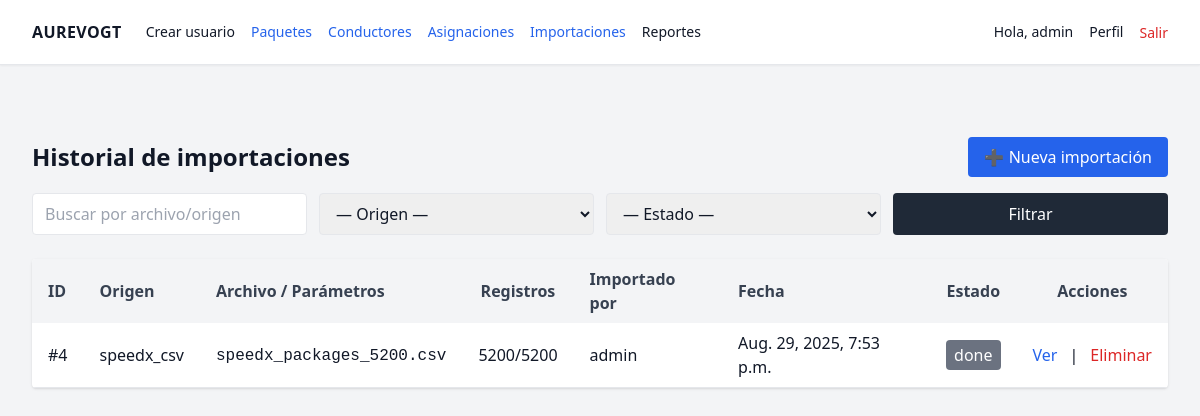
Screenshot of /imports/ (signed in) with the database file from the repository.
### imports/models.py (models this page shows, shortened)
class ImportBatch(models.Model):
    SOURCE_CHOICES = (("speedx_csv","SpeedX CSV"),
                      ("speedx_api","SpeedX API"),
                      ("manual","Manual"))
    source = models.CharField(max_length=20, choices=SOURCE_CHOICES)
    file_name = models.CharField(max_length=200, blank=True)
    created_by = models.ForeignKey(settings.AUTH_USER_MODEL, null=True, blank=True, on_delete=models.SET_NULL)
    imported_at = models.DateTimeField(auto_now_add=True)
    status = models.CharField(max_length=20, default="processing")  # processing|done|failed
    total_records = models.IntegerField(default=0)
    success_count = models.IntegerField(default=0)
    error_count = models.IntegerField(default=0)
    report_path = models.CharField(max_length=255, blank=True)  # CSV con errores
    class Meta:
        ordering = ("-imported_at",)
        indexes = [models.Index(fields=["imported_at"]), models.Index(fields=["status"])]

### imports/views.py (the view)
# urls.py: path('', views.import_list, name='list'),
@login_required
def import_list(request):
    batches = ImportBatch.objects.all().order_by('-imported_at', '-id')
    return render(request, 'imports/import_list.html', {'batches': batches})

### imports/templates/imports/import_list.html (shortened to what this page needs)
{% extends 'base.html' %}
{% block content %}
<div class="max-w-6xl mx-auto mt-8">
  <div class="flex items-center justify-between">
    <h2 class="text-2xl font-bold">Historial de importaciones</h2>
    <a href="{% url 'imports:form' %}" class="px-4 py-2 bg-blue-600 text-white rounded">➕ Nueva importación</a>
  </div>
  <form method="get" class="mt-4 grid grid-cols-1 md:grid-cols-4 gap-3">
    <input name="q" value="{{ request.GET.q }}" placeholder="Buscar por archivo/origen"
           class="border rounded px-3 py-2">
    <select name="source" class="border rounded px-3 py-2">
      <option value="">— Origen —</option>
    </select>
    <select name="status" class="border rounded px-3 py-2">
      <option value="">— Estado —</option>
    </select>
    <button class="bg-gray-800 text-white rounded px-3 py-2">Filtrar</button>
  </form>
  <div class="mt-6 bg-white shadow rounded overflow-hidden">
    <table class="min-w-full">
      <thead class="bg-gray-100 text-gray-700">
        <tr>
          <th class="py-2 px-4 text-left">ID</th>
          <th class="py-2 px-4 text-left">Origen</th>
          <th class="py-2 px-4 text-left">Archivo / Parámetros</th>
          <th class="py-2 px-4 text-center">Registros</th>
          <th class="py-2 px-4 text-left">Importado por</th>
          <th class="py-2 px-4 text-left">Fecha</th>
          <th class="py-2 px-4 text-center">Estado</th>
          <th class="py-2 px-4 text-center">Acciones</th>
        </tr>
      </thead>
      <tbody>
        {% for b in batches %}
        <tr class="border-b hover:bg-gray-50">
          <td class="py-2 px-4">#{{ b.id }}</td>
          <td class="py-2 px-4">{{ b.source }}</td>
          <td class="py-2 px-4">
            {% if b.file_name %}<span class="font-mono">{{ b.file_name }}</span>{% else %}-{% endif %}
          </td>
          <td class="py-2 px-4 text-center">
            {{ b.success_count }}/{{ b.total_records }}
          </td>
          <td class="py-2 px-4">
            {% if request.user.is_authenticated %}
              {{ request.user.get_full_name|default:request.user.username }}
            {% elif b.imported_by %}
              {{ b.imported_by.get_full_name|default:b.imported_by.username }}
            {% else %}
              -
            {% endif %}
          </td>
          <td class="py-2 px-4">{{ b.imported_at }}</td>
          <td class="py-2 px-4 text-center">
            <span class="px-2 py-1 rounded text-white
              {% if b.status == 'success' %}bg-green-600{% elif b.status == 'failed' %}bg-red-600{% elif b.status == 'running' %}bg-yellow-500{% else %}bg-gray-500{% endif %}">
              {{ b.status }}
            </span>
          </td>
          <td class="py-2 px-4 text-center">
            <div class="inline-flex items-center gap-2 justify-center">
              <a class="text-blue-600 hover:underline" href="{% url 'imports:detail' b.id %}">Ver</a>
              <span class="mx-1">|</span>
              <form method="post" action="{% url 'imports:delete' b.id %}" class="inline" onsubmit="return confirm('¿Eliminar importación #{{ b.id }}? Esto no borra los paquetes importados.');">
                <button type="submit" class="text-red-600 hover:underline">Eliminar</button>
              </form>
            </div>
          </td>
        </tr>
        {% empty %}
        <tr><td class="py-6 text-center text-gray-500" colspan="8">No hay importaciones aún.</td></tr>
        {% endfor %}
      </tbody>
    </table>
  </div>
</div>
{% endblock %}

### templates/base.html (shortened to what this page needs)
{% load static %}
<!DOCTYPE html>
<html lang="es">
<head>
  <script src="https://cdn.tailwindcss.com"></script>
  <link
    rel="stylesheet"
    href="https://unpkg.com/leaflet@1.9.4/dist/leaflet.css"
  />
</head>
<body class="bg-gray-100 text-gray-900">
  {% if request.user.is_authenticated %}
  <nav class="bg-white border-b shadow-sm">
    <div class="mx-auto max-w-7xl px-4 sm:px-6 lg:px-8">
      <div class="flex h-16 items-center justify-between">
        <div class="flex items-center gap-6">
          <a href="{% url 'dashboard' %}" class="font-bold tracking-wide">AUREVOGT</a>
          <div class="hidden md:flex items-center gap-4 text-sm">
            {% if request.user.is_superuser %}
              <a href="{% url 'users:create' %}" class="text-sm hover:text-gray-700">Crear usuario</a>
            {% endif %}
            <a href="{% url 'packages:list' %}" class="text-blue-600 hover:underline">Paquetes</a>
            <a href="{% url 'drivers:list' %}" class="text-blue-600 hover:underline">Conductores</a>
            <a href="{% url 'assignments:list' %}" class="text-blue-600 hover:underline">Asignaciones</a>
            <a href="{% url 'imports:list' %}" class="text-blue-600 hover:underline">Importaciones</a>
            <div class="relative group">
              <button class="hover:text-gray-700">Reportes</button>
            </div>
          </div>
        </div>
        <div class="flex items-center gap-4">
          <span class="text-sm">Hola, {{ request.user.first_name|default:request.user.username }}</span>
          <a href="{% url 'profile' %}" class="text-sm hover:text-gray-700">Perfil</a>
          <form method="post" action="{% url 'logout' %}">
            <button class="text-sm text-red-600 hover:text-red-700">Salir</button>
          </form>
        </div>
      </div>
    </div>
  </nav>
  {% endif %}
  <main class="mx-auto max-w-7xl px-4 sm:px-6 lg:px-8 py-6">
    {% block content %}{% endblock %}
  </main>
</body>
</html>

### rows the page displays
ImportBatch: id "4", source "speedx_csv", file_name "speedx_packages_5200.csv", success_count "5200", total_records "5200", imported_at "Aug. 29, 2025, 7:53 p.m.", status "done"

### other values shown
{{ request.user.first_name|default:request.user.username }} "admin"
{{ request.user.get_full_name|default:request.user.username }} "admin"
